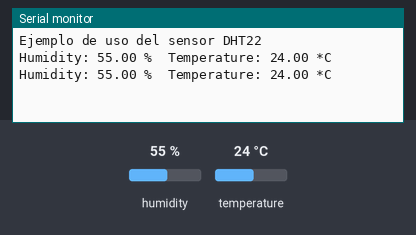
The sketch below on a simulated Arduino Uno, built with avr-gcc and run on an emulated ATmega328P. Parts: the last lines printed to the serial monitor. The test bench sets the inputs (shaded band); at power-on: humidity 55 %, temperature 24 °C.

Above: at 4.8 s.
4.9 s: humidity set to 22 %
At 6.6 s:
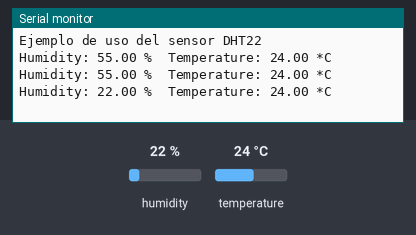
7.9 s: temperature set to 12 °C
At 9.5 s:
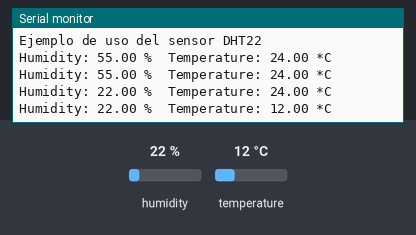
10.9 s: humidity set to 40 %
At 13.0 s:
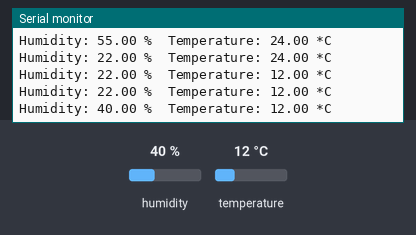
Timing chart, 0 to 14.5 s (numbered marks = the images above; inputs shaded):
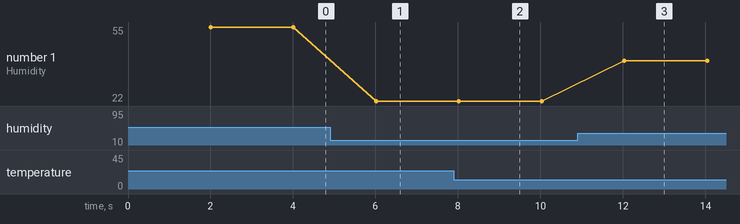

The sketch:

escenario3_dht.ino
```cpp
#include "DHT.h"
//#define DHTTYPE DHT11   // DHT 11
#define DHTTYPE DHT22   // DHT 22  (AM2302), AM2321
//#define DHTTYPE DHT21   // DHT 21 (AM2301)

const int DHTPin = 5;     // what digital pin we're connected to

DHT dht(DHTPin, DHTTYPE);

void setup() {
   Serial.begin(9600);
   Serial.println("Ejemplo de uso del sensor DHT22");
   dht.begin();
}

void loop() {
   delay(2000);

   float h = dht.readHumidity();
   float t = dht.readTemperature();
   if (isnan(h) || isnan(t)) {
      Serial.println("Failed to read from DHT sensor!");
      return;
   }
   Serial.print("Humidity: ");
   Serial.print(h);
   Serial.print(" %\t");
   Serial.print("Temperature: ");
   Serial.print(t);
   Serial.println(" *C ");
}
```

Measured:
- after the input at 4.9 s, the serial monitor: prints a new line after 1.1 s (image 1)
- after the input at 7.9 s, the serial monitor: prints a new line after 0.12 s (image 2)
- after the input at 10.9 s, the serial monitor: prints a new line after 1.1 s (image 3)
- plotted number 1: 55 → 22 after the input at 4.9 s, 22 → 40 after the input at 10.9 s
